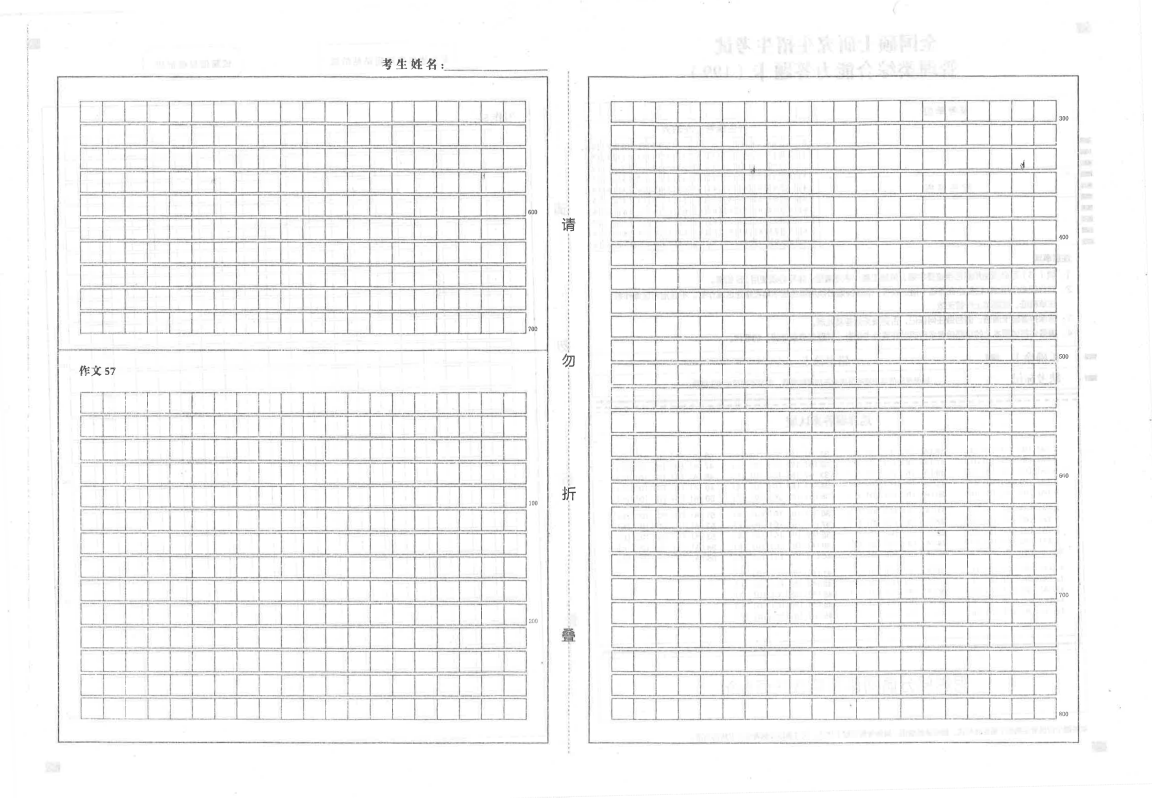
#> input picture templates/guanzong199/back.png, 4606 x 3189 px (shown at 1/4 size)
$ python -i barcode.py   (imports and definitions only)
#> lines starting #> are read from the running program, lines starting #| are printed output that depends on the picture; after the words box and inside, x2 and y2 are one past the last pixel; in counts of white or black regions, pixels touching at a corner belong together
"""条码 / 二维码识别（zxing-cpp）。"""
from __future__ import annotations

import cv2
import numpy as np
import zxingcpp


def _area(candidate: dict) -> float:
    return abs(cv2.contourArea(np.asarray(candidate["polygon"], dtype=np.float32)))


def _same_position(a: dict, b: dict) -> bool:
    if a.get("face") != b.get("face"):
        return False
    pa = cv2.convexHull(np.asarray(a["polygon"], dtype=np.float32))
    pb = cv2.convexHull(np.asarray(b["polygon"], dtype=np.float32))
    smaller = min(abs(cv2.contourArea(pa)), abs(cv2.contourArea(pb)))
    if smaller <= 0:
        return a["polygon"] == b["polygon"]
    overlap, _ = cv2.intersectConvexConvex(pa, pb)
    # A crop can expose only part of a linear barcode's height.
    return overlap / smaller >= 0.6


def merge_barcode_candidates(candidates: list[dict]) -> list[dict]:
    """Merge overlapping observations, retaining distinct payloads as evidence."""
    groups: list[list[dict]] = []
    for candidate in sorted(candidates, key=lambda c: (
        -_area(c), str(c.get("face", "")), c["polygon"], c["value"], c["symbology"],
    )):
        group = next((g for g in groups if _same_position(g[0], candidate)), None)
        if group is None:
            groups.append([candidate])
        else:
            group.append(candidate)
    merged = []
    for group in groups:
        payloads: dict[tuple[str, str], dict] = {}
        for candidate in group:
            key = candidate["value"], candidate["symbology"]
            if key not in payloads:
                payloads[key] = {**candidate, "polygon": group[0]["polygon"]}
                if "_locations" in candidate:
                    payloads[key]["_locations"] = {}
            for field, stage in candidate.get("_locations", {}).items():
                locations = payloads[key]["_locations"]
                locations[field] = min(stage, locations.get(field, stage))
        merged.extend(payloads.values())
    return sorted(merged, key=lambda c: (
        str(c.get("face", "")), c["polygon"], c["value"], c["symbology"],
    ))


def find_barcode_candidates(gray: np.ndarray, *, upscale: bool = False) -> list[dict]:
    """Return payloads and polygons in input pixels, unioning original and Otsu."""
    if gray.size == 0:
        return []
    if gray.ndim == 3:
        gray = cv2.cvtColor(gray, cv2.COLOR_BGR2GRAY)
    binary = cv2.threshold(gray, 0, 255, cv2.THRESH_BINARY + cv2.THRESH_OTSU)[1]
    candidates = []

    def collect(image, scale=1.0):
        for result in zxingcpp.read_barcodes(image):
            if not (result.valid and result.text):
                continue
            pos = result.position
            points = (pos.top_left, pos.top_right, pos.bottom_right, pos.bottom_left)
            polygon = [[float(p.x) / scale, float(p.y) / scale] for p in points]
            if not np.isfinite(polygon).all():
                continue
            contour = np.asarray(polygon, dtype=np.float32)
            if cv2.contourArea(contour) == 0:
                if not np.ptp(contour, axis=0).any():
                    continue
                # A linear decoder may return one scanline. Give the line its
                # one-pixel support instead of emitting a zero-area crop.
                center, (width, height), angle = cv2.minAreaRect(contour)
                polygon = cv2.boxPoints((
                    center, (max(width, 1.0 / scale), max(height, 1.0 / scale)), angle,
                )).astype(float).tolist()
            candidates.append({
                "value": result.text, "symbology": result.format.name, "polygon": polygon,
            })

    collect(gray)
    collect(binary)
    if not candidates and upscale:
        collect(cv2.resize(gray, None, fx=2, fy=2, interpolation=cv2.INTER_CUBIC), 2.0)
    return merge_barcode_candidates(candidates)


def read_barcode(gray: np.ndarray) -> tuple[str, str] | None:
    """兼容单值接口；多候选关联请使用 read_barcode_regions。"""
    candidates = find_barcode_candidates(gray, upscale=True)
    return (candidates[0]["value"], candidates[0]["symbology"]) if candidates else None


def find_barcodes(gray: np.ndarray) -> list[tuple[str, str, tuple[float, float]]]:
    """返回 [(文本, 码制, 中心像素坐标)]，保留不同位置的相同文本。"""
    return [
        (c["value"], c["symbology"], tuple(map(float, np.mean(c["polygon"], axis=0))))
        for c in find_barcode_candidates(gray)
    ]

>>> import cv2
>>> picture = cv2.imread('../../../templates/guanzong199/back.png', cv2.IMREAD_GRAYSCALE)
#> picture is the input picture: shape (3189, 4606); min 25, max 255, mean 244
>>> result = find_barcode_candidates(picture)
#> in find_barcode_candidates, `binary = cv2.threshold(gray, 0, 255, cv2.THRESH_BINARY + cv2.THRESH_OT..`:
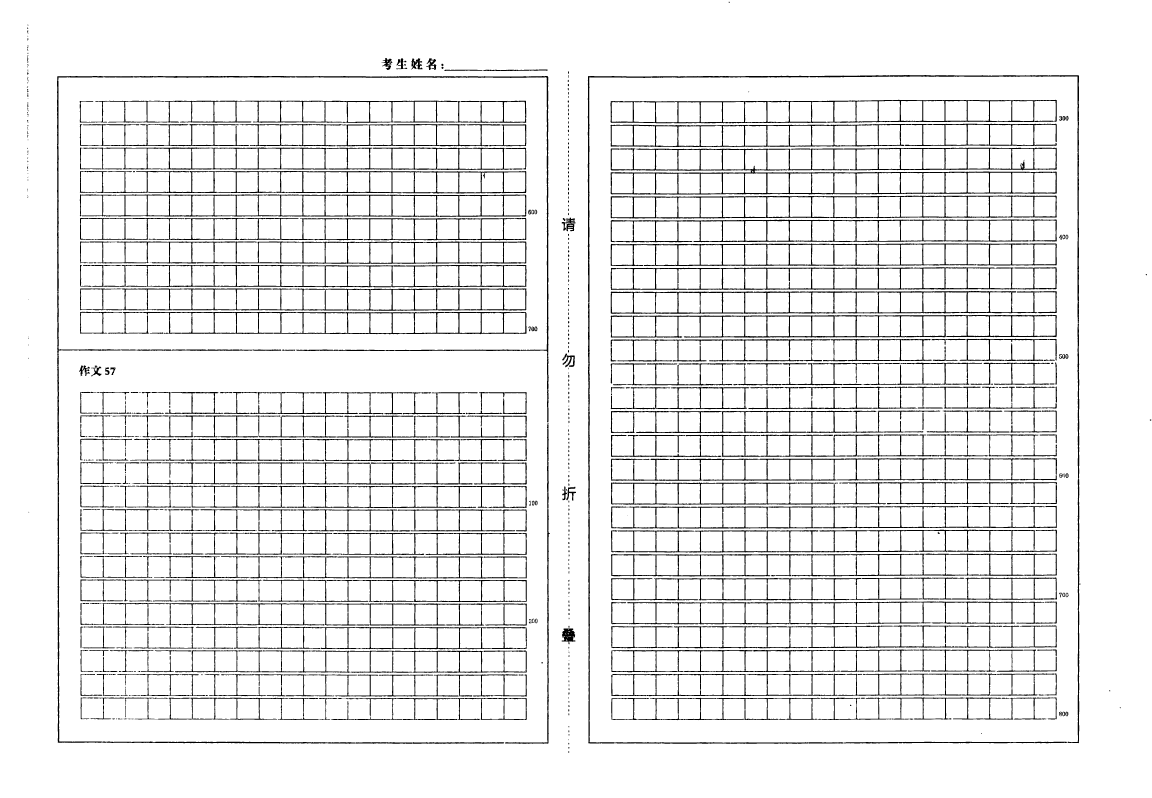
#> binary: shape (3189, 4606) (shown at 1/4 size); 92.4% white; 545 black regions (130 under 20 px), largest, box (x1, y1, x2, y2) and area: (228, 304, 2199, 2975) 51917, (2351, 300, 4318, 2975) 46721, (2442, 590, 4227, 779) 43233
#> after the loop in collect, `for result in zxingcpp.read_barcodes(image):`: candidates = []
#> (the call stopped at in collect, `for result in zxingcpp.read_barcodes(image):`: zxingcpp is not available in this run)
#> (the call stopped at in collect, `for result in zxingcpp.read_barcodes(image):`: zxingcpp is not available in this run)
#> result = []

$ run again, on templates/guanzong199/front.png
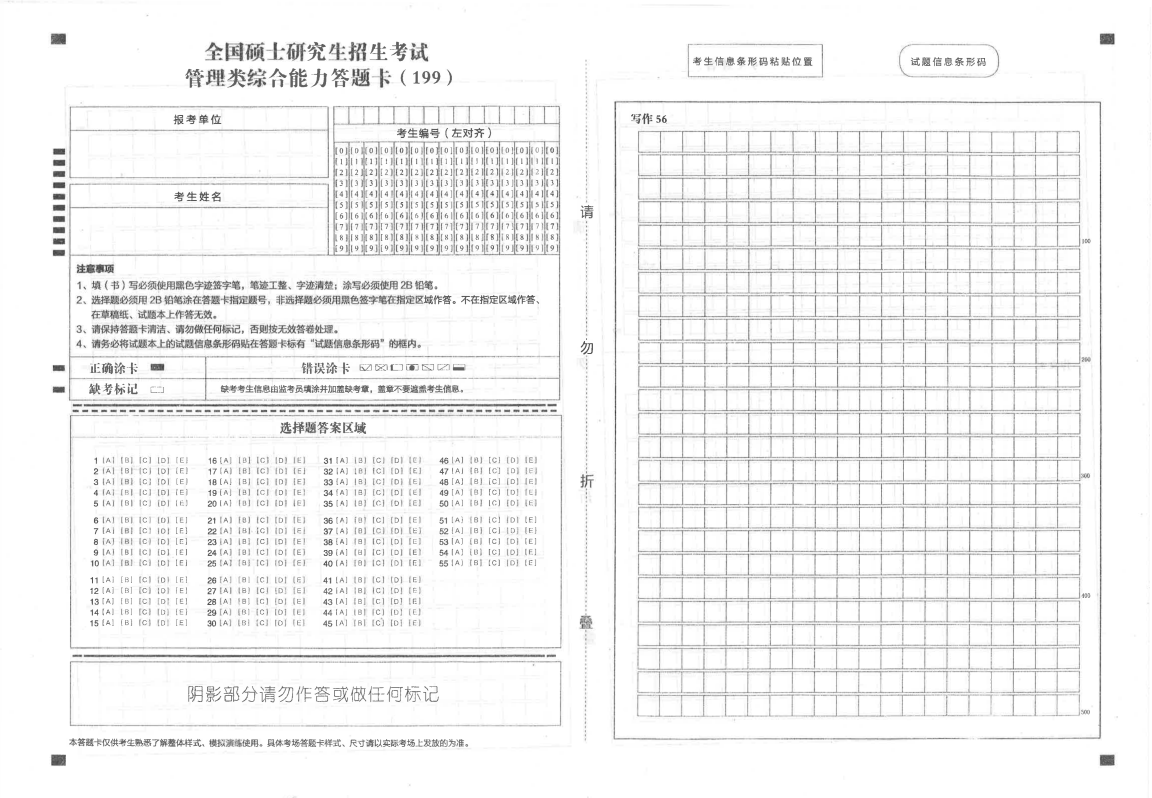
#> input picture templates/guanzong199/front.png, 4606 x 3189 px (shown at 1/4 size)
#> picture is the input picture: shape (3189, 4606); min 19, max 255, mean 243.2
#> in find_barcode_candidates, `binary = cv2.threshold(gray, 0, 255, cv2.THRESH_BINARY + cv2.THRESH_OT..`:
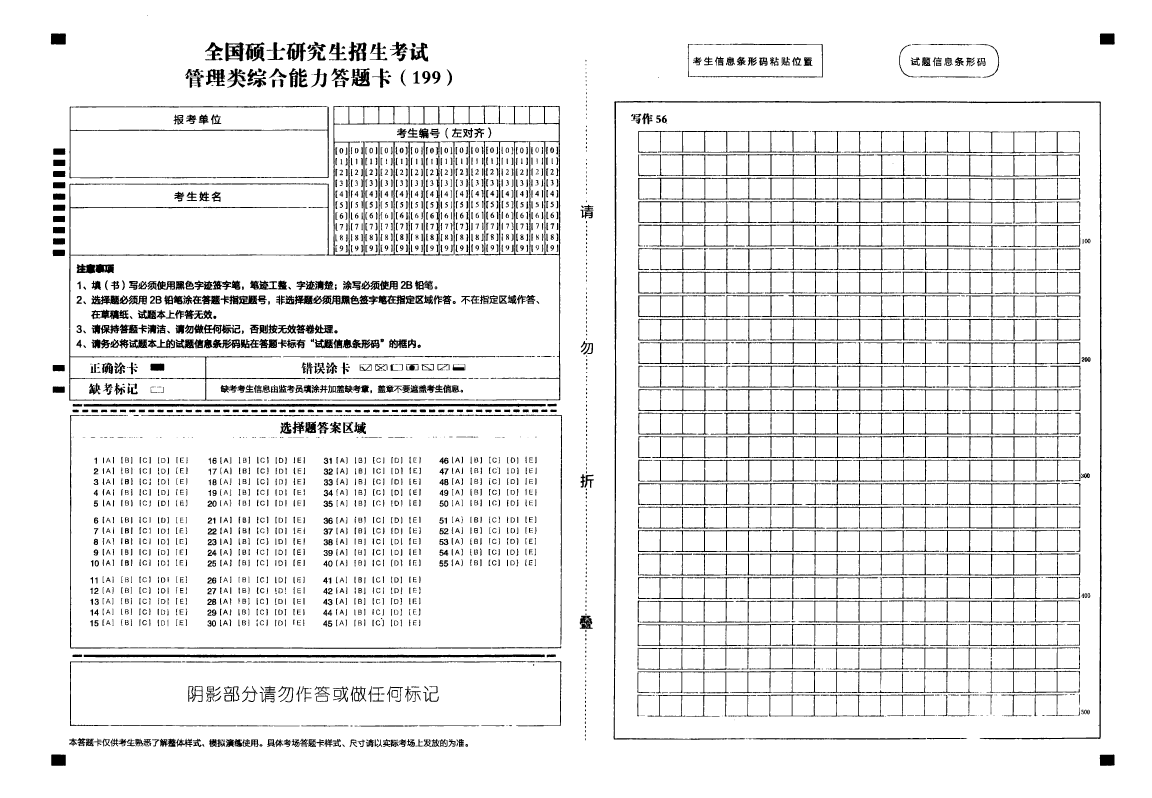
#> binary: shape (3189, 4606) (shown at 1/4 size); 92.4% white; 2580 black regions (256 under 20 px), largest, box (x1, y1, x2, y2) and area: (277, 423, 2241, 1603) 70625, (2454, 404, 4407, 2959) 38894, (2553, 1743, 4300, 1833) 17407
#> after the loop in collect, `for result in zxingcpp.read_barcodes(image):`: candidates = []
